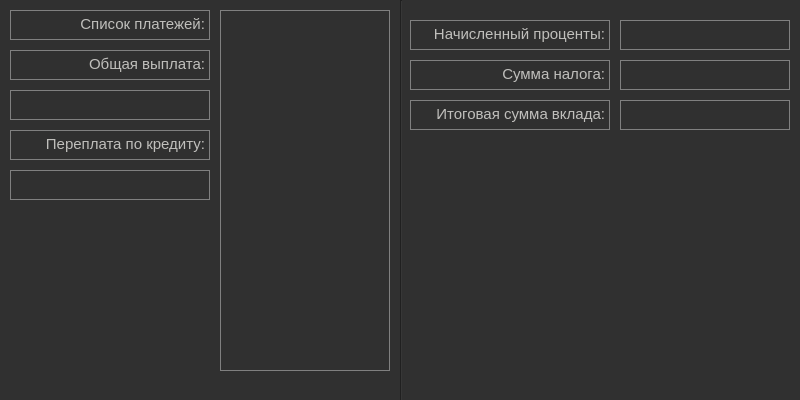
<?xml version="1.0" encoding="UTF-8"?>
<ui version="4.0">
 <class>Finance</class>
 <widget class="QDialog" name="Finance">
  <property name="geometry">
   <rect>
    <x>0</x>
    <y>0</y>
    <width>800</width>
    <height>400</height>
   </rect>
  </property>
  <property name="windowTitle">
   <string>Dialog</string>
  </property>
  <property name="styleSheet">
   <string notr="true">background-color : rgb(48, 48, 48);</string>
  </property>
  <widget class="Line" name="line">
   <property name="geometry">
    <rect>
     <x>400</x>
     <y>0</y>
     <width>3</width>
     <height>800</height>
    </rect>
   </property>
   <property name="orientation">
    <enum>Qt::Vertical</enum>
   </property>
  </widget>
  <widget class="QTextBrowser" name="textBrowser_total_payment">
   <property name="geometry">
    <rect>
     <x>10</x>
     <y>90</y>
     <width>200</width>
     <height>30</height>
    </rect>
   </property>
   <property name="styleSheet">
    <string notr="true">border: 1px solid gray;
color: rgb(192, 191, 188); </string>
   </property>
   <property name="html">
    <string>&lt;!DOCTYPE HTML PUBLIC &quot;-//W3C//DTD HTML 4.0//EN&quot; &quot;http://www.w3.org/TR/REC-html40/strict.dtd&quot;&gt;
&lt;html&gt;&lt;head&gt;&lt;meta name=&quot;qrichtext&quot; content=&quot;1&quot; /&gt;&lt;meta charset=&quot;utf-8&quot; /&gt;&lt;style type=&quot;text/css&quot;&gt;
p, li { white-space: pre-wrap; }
hr { height: 1px; border-width: 0; }
li.unchecked::marker { content: &quot;\2610&quot;; }
li.checked::marker { content: &quot;\2612&quot;; }
&lt;/style&gt;&lt;/head&gt;&lt;body style=&quot; font-family:'Ubuntu'; font-size:11pt; font-weight:400; font-style:normal;&quot;&gt;
&lt;p align=&quot;right&quot; style=&quot;-qt-paragraph-type:empty; margin-top:0px; margin-bottom:0px; margin-left:0px; margin-right:0px; -qt-block-indent:0; text-indent:0px;&quot;&gt;&lt;br /&gt;&lt;/p&gt;&lt;/body&gt;&lt;/html&gt;</string>
   </property>
  </widget>
  <widget class="QTextBrowser" name="textBrowser_overpayment">
   <property name="geometry">
    <rect>
     <x>10</x>
     <y>170</y>
     <width>200</width>
     <height>30</height>
    </rect>
   </property>
   <property name="styleSheet">
    <string notr="true">border: 1px solid gray;
color: rgb(192, 191, 188); </string>
   </property>
   <property name="html">
    <string>&lt;!DOCTYPE HTML PUBLIC &quot;-//W3C//DTD HTML 4.0//EN&quot; &quot;http://www.w3.org/TR/REC-html40/strict.dtd&quot;&gt;
&lt;html&gt;&lt;head&gt;&lt;meta name=&quot;qrichtext&quot; content=&quot;1&quot; /&gt;&lt;meta charset=&quot;utf-8&quot; /&gt;&lt;style type=&quot;text/css&quot;&gt;
p, li { white-space: pre-wrap; }
hr { height: 1px; border-width: 0; }
li.unchecked::marker { content: &quot;\2610&quot;; }
li.checked::marker { content: &quot;\2612&quot;; }
&lt;/style&gt;&lt;/head&gt;&lt;body style=&quot; font-family:'Ubuntu'; font-size:11pt; font-weight:400; font-style:normal;&quot;&gt;
&lt;p align=&quot;right&quot; style=&quot;-qt-paragraph-type:empty; margin-top:0px; margin-bottom:0px; margin-left:0px; margin-right:0px; -qt-block-indent:0; text-indent:0px;&quot;&gt;&lt;br /&gt;&lt;/p&gt;&lt;/body&gt;&lt;/html&gt;</string>
   </property>
  </widget>
  <widget class="QTextBrowser" name="textBrowser_monthly_payments">
   <property name="geometry">
    <rect>
     <x>220</x>
     <y>10</y>
     <width>170</width>
     <height>361</height>
    </rect>
   </property>
   <property name="styleSheet">
    <string notr="true">border: 1px solid gray;
color: rgb(192, 191, 188); </string>
   </property>
   <property name="html">
    <string>&lt;!DOCTYPE HTML PUBLIC &quot;-//W3C//DTD HTML 4.0//EN&quot; &quot;http://www.w3.org/TR/REC-html40/strict.dtd&quot;&gt;
&lt;html&gt;&lt;head&gt;&lt;meta name=&quot;qrichtext&quot; content=&quot;1&quot; /&gt;&lt;meta charset=&quot;utf-8&quot; /&gt;&lt;style type=&quot;text/css&quot;&gt;
p, li { white-space: pre-wrap; }
hr { height: 1px; border-width: 0; }
li.unchecked::marker { content: &quot;\2610&quot;; }
li.checked::marker { content: &quot;\2612&quot;; }
&lt;/style&gt;&lt;/head&gt;&lt;body style=&quot; font-family:'Ubuntu'; font-size:11pt; font-weight:400; font-style:normal;&quot;&gt;
&lt;p align=&quot;right&quot; style=&quot;-qt-paragraph-type:empty; margin-top:0px; margin-bottom:0px; margin-left:0px; margin-right:0px; -qt-block-indent:0; text-indent:0px;&quot;&gt;&lt;br /&gt;&lt;/p&gt;&lt;/body&gt;&lt;/html&gt;</string>
   </property>
  </widget>
  <widget class="QTextBrowser" name="textBrowser">
   <property name="geometry">
    <rect>
     <x>10</x>
     <y>10</y>
     <width>200</width>
     <height>30</height>
    </rect>
   </property>
   <property name="styleSheet">
    <string notr="true">border: 1px solid gray;
color: rgb(192, 191, 188); </string>
   </property>
   <property name="html">
    <string>&lt;!DOCTYPE HTML PUBLIC &quot;-//W3C//DTD HTML 4.0//EN&quot; &quot;http://www.w3.org/TR/REC-html40/strict.dtd&quot;&gt;
&lt;html&gt;&lt;head&gt;&lt;meta name=&quot;qrichtext&quot; content=&quot;1&quot; /&gt;&lt;meta charset=&quot;utf-8&quot; /&gt;&lt;style type=&quot;text/css&quot;&gt;
p, li { white-space: pre-wrap; }
hr { height: 1px; border-width: 0; }
li.unchecked::marker { content: &quot;\2610&quot;; }
li.checked::marker { content: &quot;\2612&quot;; }
&lt;/style&gt;&lt;/head&gt;&lt;body style=&quot; font-family:'Ubuntu'; font-size:11pt; font-weight:400; font-style:normal;&quot;&gt;
&lt;p align=&quot;right&quot; style=&quot; margin-top:0px; margin-bottom:0px; margin-left:0px; margin-right:0px; -qt-block-indent:0; text-indent:0px;&quot;&gt;Список платежей:&lt;/p&gt;&lt;/body&gt;&lt;/html&gt;</string>
   </property>
  </widget>
  <widget class="QTextBrowser" name="textBrowser_2">
   <property name="geometry">
    <rect>
     <x>10</x>
     <y>50</y>
     <width>200</width>
     <height>30</height>
    </rect>
   </property>
   <property name="styleSheet">
    <string notr="true">border: 1px solid gray;
color: rgb(192, 191, 188); </string>
   </property>
   <property name="html">
    <string>&lt;!DOCTYPE HTML PUBLIC &quot;-//W3C//DTD HTML 4.0//EN&quot; &quot;http://www.w3.org/TR/REC-html40/strict.dtd&quot;&gt;
&lt;html&gt;&lt;head&gt;&lt;meta name=&quot;qrichtext&quot; content=&quot;1&quot; /&gt;&lt;meta charset=&quot;utf-8&quot; /&gt;&lt;style type=&quot;text/css&quot;&gt;
p, li { white-space: pre-wrap; }
hr { height: 1px; border-width: 0; }
li.unchecked::marker { content: &quot;\2610&quot;; }
li.checked::marker { content: &quot;\2612&quot;; }
&lt;/style&gt;&lt;/head&gt;&lt;body style=&quot; font-family:'Ubuntu'; font-size:11pt; font-weight:400; font-style:normal;&quot;&gt;
&lt;p align=&quot;right&quot; style=&quot; margin-top:0px; margin-bottom:0px; margin-left:0px; margin-right:0px; -qt-block-indent:0; text-indent:0px;&quot;&gt;Общая выплата:&lt;/p&gt;&lt;/body&gt;&lt;/html&gt;</string>
   </property>
  </widget>
  <widget class="QTextBrowser" name="textBrowser_3">
   <property name="geometry">
    <rect>
     <x>10</x>
     <y>130</y>
     <width>200</width>
     <height>30</height>
    </rect>
   </property>
   <property name="styleSheet">
    <string notr="true">border: 1px solid gray;
color: rgb(192, 191, 188); </string>
   </property>
   <property name="html">
    <string>&lt;!DOCTYPE HTML PUBLIC &quot;-//W3C//DTD HTML 4.0//EN&quot; &quot;http://www.w3.org/TR/REC-html40/strict.dtd&quot;&gt;
&lt;html&gt;&lt;head&gt;&lt;meta name=&quot;qrichtext&quot; content=&quot;1&quot; /&gt;&lt;meta charset=&quot;utf-8&quot; /&gt;&lt;style type=&quot;text/css&quot;&gt;
p, li { white-space: pre-wrap; }
hr { height: 1px; border-width: 0; }
li.unchecked::marker { content: &quot;\2610&quot;; }
li.checked::marker { content: &quot;\2612&quot;; }
&lt;/style&gt;&lt;/head&gt;&lt;body style=&quot; font-family:'Ubuntu'; font-size:11pt; font-weight:400; font-style:normal;&quot;&gt;
&lt;p align=&quot;right&quot; style=&quot; margin-top:0px; margin-bottom:0px; margin-left:0px; margin-right:0px; -qt-block-indent:0; text-indent:0px;&quot;&gt;Переплата по кредиту:&lt;/p&gt;&lt;/body&gt;&lt;/html&gt;</string>
   </property>
  </widget>
  <widget class="QTextBrowser" name="textBrowser_4">
   <property name="geometry">
    <rect>
     <x>410</x>
     <y>100</y>
     <width>200</width>
     <height>30</height>
    </rect>
   </property>
   <property name="styleSheet">
    <string notr="true">border: 1px solid gray;
color: rgb(192, 191, 188); </string>
   </property>
   <property name="html">
    <string>&lt;!DOCTYPE HTML PUBLIC &quot;-//W3C//DTD HTML 4.0//EN&quot; &quot;http://www.w3.org/TR/REC-html40/strict.dtd&quot;&gt;
&lt;html&gt;&lt;head&gt;&lt;meta name=&quot;qrichtext&quot; content=&quot;1&quot; /&gt;&lt;meta charset=&quot;utf-8&quot; /&gt;&lt;style type=&quot;text/css&quot;&gt;
p, li { white-space: pre-wrap; }
hr { height: 1px; border-width: 0; }
li.unchecked::marker { content: &quot;\2610&quot;; }
li.checked::marker { content: &quot;\2612&quot;; }
&lt;/style&gt;&lt;/head&gt;&lt;body style=&quot; font-family:'Ubuntu'; font-size:11pt; font-weight:400; font-style:normal;&quot;&gt;
&lt;p align=&quot;right&quot; style=&quot; margin-top:0px; margin-bottom:0px; margin-left:0px; margin-right:0px; -qt-block-indent:0; text-indent:0px;&quot;&gt;Итоговая сумма вклада:&lt;/p&gt;&lt;/body&gt;&lt;/html&gt;</string>
   </property>
  </widget>
  <widget class="QTextBrowser" name="textBrowser_5">
   <property name="geometry">
    <rect>
     <x>410</x>
     <y>20</y>
     <width>200</width>
     <height>30</height>
    </rect>
   </property>
   <property name="styleSheet">
    <string notr="true">border: 1px solid gray;
color: rgb(192, 191, 188); </string>
   </property>
   <property name="html">
    <string>&lt;!DOCTYPE HTML PUBLIC &quot;-//W3C//DTD HTML 4.0//EN&quot; &quot;http://www.w3.org/TR/REC-html40/strict.dtd&quot;&gt;
&lt;html&gt;&lt;head&gt;&lt;meta name=&quot;qrichtext&quot; content=&quot;1&quot; /&gt;&lt;meta charset=&quot;utf-8&quot; /&gt;&lt;style type=&quot;text/css&quot;&gt;
p, li { white-space: pre-wrap; }
hr { height: 1px; border-width: 0; }
li.unchecked::marker { content: &quot;\2610&quot;; }
li.checked::marker { content: &quot;\2612&quot;; }
&lt;/style&gt;&lt;/head&gt;&lt;body style=&quot; font-family:'Ubuntu'; font-size:11pt; font-weight:400; font-style:normal;&quot;&gt;
&lt;p align=&quot;right&quot; style=&quot; margin-top:0px; margin-bottom:0px; margin-left:0px; margin-right:0px; -qt-block-indent:0; text-indent:0px;&quot;&gt;Начисленный проценты:&lt;/p&gt;&lt;/body&gt;&lt;/html&gt;</string>
   </property>
  </widget>
  <widget class="QTextBrowser" name="textBrowser_deposit_procent">
   <property name="geometry">
    <rect>
     <x>620</x>
     <y>20</y>
     <width>170</width>
     <height>30</height>
    </rect>
   </property>
   <property name="styleSheet">
    <string notr="true">border: 1px solid gray;
color: rgb(192, 191, 188); </string>
   </property>
   <property name="html">
    <string>&lt;!DOCTYPE HTML PUBLIC &quot;-//W3C//DTD HTML 4.0//EN&quot; &quot;http://www.w3.org/TR/REC-html40/strict.dtd&quot;&gt;
&lt;html&gt;&lt;head&gt;&lt;meta name=&quot;qrichtext&quot; content=&quot;1&quot; /&gt;&lt;meta charset=&quot;utf-8&quot; /&gt;&lt;style type=&quot;text/css&quot;&gt;
p, li { white-space: pre-wrap; }
hr { height: 1px; border-width: 0; }
li.unchecked::marker { content: &quot;\2610&quot;; }
li.checked::marker { content: &quot;\2612&quot;; }
&lt;/style&gt;&lt;/head&gt;&lt;body style=&quot; font-family:'Ubuntu'; font-size:11pt; font-weight:400; font-style:normal;&quot;&gt;
&lt;p align=&quot;right&quot; style=&quot;-qt-paragraph-type:empty; margin-top:0px; margin-bottom:0px; margin-left:0px; margin-right:0px; -qt-block-indent:0; text-indent:0px;&quot;&gt;&lt;br /&gt;&lt;/p&gt;&lt;/body&gt;&lt;/html&gt;</string>
   </property>
  </widget>
  <widget class="QTextBrowser" name="textBrowser_6">
   <property name="geometry">
    <rect>
     <x>410</x>
     <y>60</y>
     <width>200</width>
     <height>30</height>
    </rect>
   </property>
   <property name="styleSheet">
    <string notr="true">border: 1px solid gray;
color: rgb(192, 191, 188); </string>
   </property>
   <property name="html">
    <string>&lt;!DOCTYPE HTML PUBLIC &quot;-//W3C//DTD HTML 4.0//EN&quot; &quot;http://www.w3.org/TR/REC-html40/strict.dtd&quot;&gt;
&lt;html&gt;&lt;head&gt;&lt;meta name=&quot;qrichtext&quot; content=&quot;1&quot; /&gt;&lt;meta charset=&quot;utf-8&quot; /&gt;&lt;style type=&quot;text/css&quot;&gt;
p, li { white-space: pre-wrap; }
hr { height: 1px; border-width: 0; }
li.unchecked::marker { content: &quot;\2610&quot;; }
li.checked::marker { content: &quot;\2612&quot;; }
&lt;/style&gt;&lt;/head&gt;&lt;body style=&quot; font-family:'Ubuntu'; font-size:11pt; font-weight:400; font-style:normal;&quot;&gt;
&lt;p align=&quot;right&quot; style=&quot; margin-top:0px; margin-bottom:0px; margin-left:0px; margin-right:0px; -qt-block-indent:0; text-indent:0px;&quot;&gt;Сумма налога:&lt;/p&gt;&lt;/body&gt;&lt;/html&gt;</string>
   </property>
  </widget>
  <widget class="QTextBrowser" name="textBrowser_tax">
   <property name="geometry">
    <rect>
     <x>620</x>
     <y>60</y>
     <width>170</width>
     <height>30</height>
    </rect>
   </property>
   <property name="styleSheet">
    <string notr="true">border: 1px solid gray;
color: rgb(192, 191, 188); </string>
   </property>
   <property name="html">
    <string>&lt;!DOCTYPE HTML PUBLIC &quot;-//W3C//DTD HTML 4.0//EN&quot; &quot;http://www.w3.org/TR/REC-html40/strict.dtd&quot;&gt;
&lt;html&gt;&lt;head&gt;&lt;meta name=&quot;qrichtext&quot; content=&quot;1&quot; /&gt;&lt;meta charset=&quot;utf-8&quot; /&gt;&lt;style type=&quot;text/css&quot;&gt;
p, li { white-space: pre-wrap; }
hr { height: 1px; border-width: 0; }
li.unchecked::marker { content: &quot;\2610&quot;; }
li.checked::marker { content: &quot;\2612&quot;; }
&lt;/style&gt;&lt;/head&gt;&lt;body style=&quot; font-family:'Ubuntu'; font-size:11pt; font-weight:400; font-style:normal;&quot;&gt;
&lt;p align=&quot;right&quot; style=&quot;-qt-paragraph-type:empty; margin-top:0px; margin-bottom:0px; margin-left:0px; margin-right:0px; -qt-block-indent:0; text-indent:0px;&quot;&gt;&lt;br /&gt;&lt;/p&gt;&lt;/body&gt;&lt;/html&gt;</string>
   </property>
  </widget>
  <widget class="QTextBrowser" name="textBrowser_depost_all">
   <property name="geometry">
    <rect>
     <x>620</x>
     <y>100</y>
     <width>170</width>
     <height>30</height>
    </rect>
   </property>
   <property name="styleSheet">
    <string notr="true">border: 1px solid gray;
color: rgb(192, 191, 188); </string>
   </property>
   <property name="html">
    <string>&lt;!DOCTYPE HTML PUBLIC &quot;-//W3C//DTD HTML 4.0//EN&quot; &quot;http://www.w3.org/TR/REC-html40/strict.dtd&quot;&gt;
&lt;html&gt;&lt;head&gt;&lt;meta name=&quot;qrichtext&quot; content=&quot;1&quot; /&gt;&lt;meta charset=&quot;utf-8&quot; /&gt;&lt;style type=&quot;text/css&quot;&gt;
p, li { white-space: pre-wrap; }
hr { height: 1px; border-width: 0; }
li.unchecked::marker { content: &quot;\2610&quot;; }
li.checked::marker { content: &quot;\2612&quot;; }
&lt;/style&gt;&lt;/head&gt;&lt;body style=&quot; font-family:'Ubuntu'; font-size:11pt; font-weight:400; font-style:normal;&quot;&gt;
&lt;p align=&quot;right&quot; style=&quot;-qt-paragraph-type:empty; margin-top:0px; margin-bottom:0px; margin-left:0px; margin-right:0px; -qt-block-indent:0; text-indent:0px;&quot;&gt;&lt;br /&gt;&lt;/p&gt;&lt;/body&gt;&lt;/html&gt;</string>
   </property>
  </widget>
 </widget>
 <resources/>
 <connections/>
</ui>
